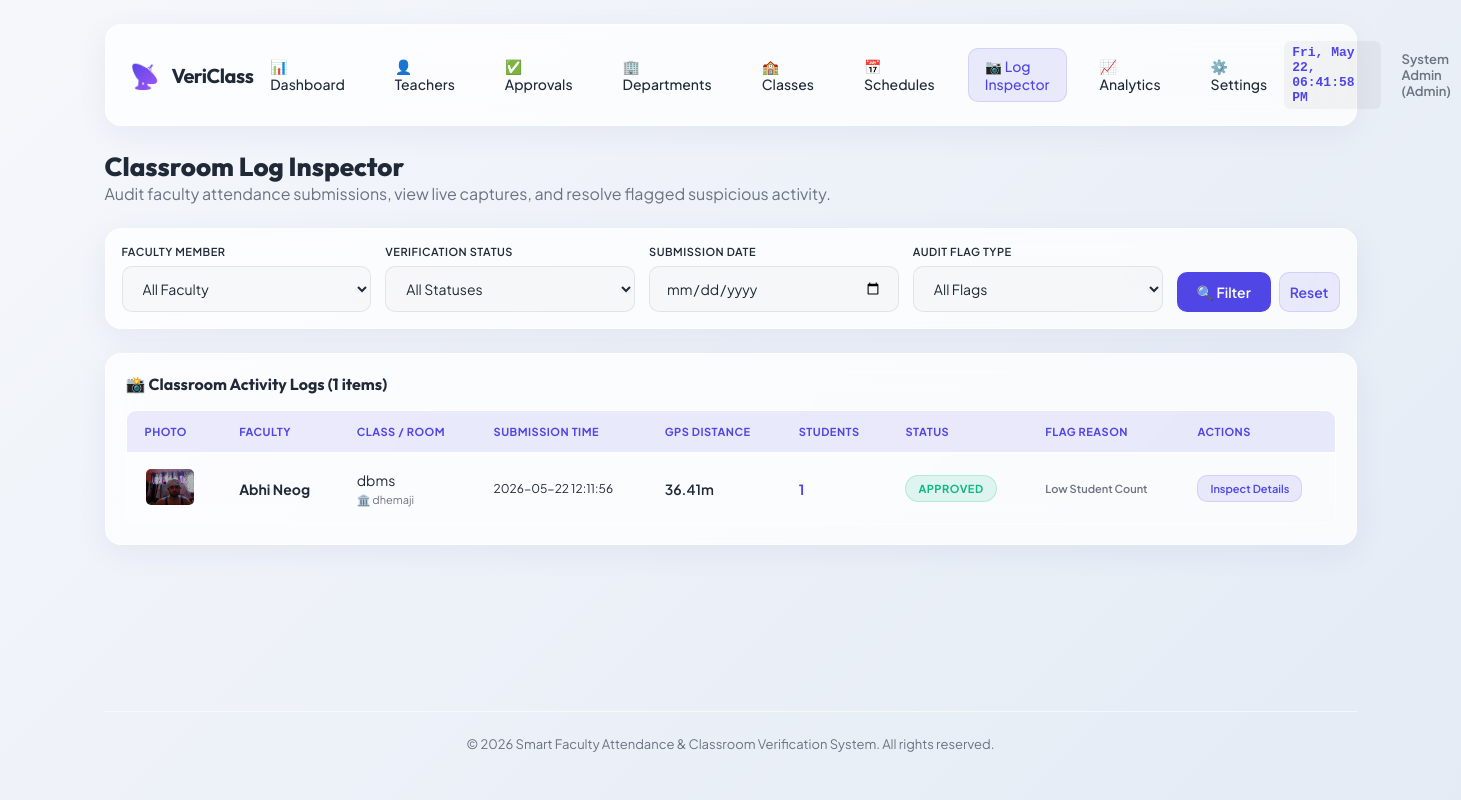
Page /admin/attendance (signed in) on the committed database.
### models.py (models this page shows, shortened)
class ImageRecord(db.Model):
    __tablename__ = 'image_records'
    id = db.Column(db.Integer, primary_key=True)
    image_path = db.Column(db.String(255), nullable=False)
    image_hash = db.Column(db.String(64), nullable=False)
    student_count = db.Column(db.Integer, nullable=False, default=0)

class TeacherProfile(db.Model):
    __tablename__ = 'teacher_profiles'
    id = db.Column(db.Integer, primary_key=True)
    user_id = db.Column(db.Integer, db.ForeignKey('users.id', ondelete='CASCADE'), unique=True, nullable=False)
    employee_id = db.Column(db.String(50), unique=True, nullable=False, index=True)
    name = db.Column(db.String(120), nullable=False)
    phone = db.Column(db.String(20), nullable=True)
    department_id = db.Column(db.Integer, db.ForeignKey('departments.id', ondelete='SET NULL'), nullable=True)
    approval_status = db.Column(db.String(20), default='Pending', nullable=False) # 'Pending', 'Approved', 'Rejected'
    approved_by_id = db.Column(db.Integer, db.ForeignKey('users.id'), nullable=True)
    approved_at = db.Column(db.DateTime, nullable=True)
    user = db.relationship('User', foreign_keys=[user_id], back_populates='profile', lazy=True)
    approver = db.relationship('User', foreign_keys=[approved_by_id], lazy=True)
    timetables = db.relationship('Timetable', backref='teacher_profile', cascade="all, delete-orphan", lazy=True)
    attendance_logs = db.relationship('AttendanceLog', backref='teacher_profile', cascade="all, delete-orphan", lazy=True)

class Timetable(db.Model):
    __tablename__ = 'timetables'
    id = db.Column(db.Integer, primary_key=True)
    teacher_profile_id = db.Column(db.Integer, db.ForeignKey('teacher_profiles.id', ondelete='CASCADE'), nullable=False)
    class_id = db.Column(db.Integer, db.ForeignKey('classes.id', ondelete='CASCADE'), nullable=False)
    subject = db.Column(db.String(100), nullable=False)
    classroom = db.Column(db.String(50), nullable=False)
    day_of_week = db.Column(db.Integer, nullable=False) # 0 = Monday, ..., 6 = Sunday
    period = db.Column(db.String(50), nullable=False, default="Period 1")
    start_time = db.Column(db.Time, nullable=False)
    end_time = db.Column(db.Time, nullable=False)
    attendance_logs = db.relationship('AttendanceLog', backref='timetable', cascade="all, delete-orphan", lazy=True)

class AttendanceLog(db.Model):
    __tablename__ = 'attendance_logs'
    id = db.Column(db.Integer, primary_key=True)
    teacher_profile_id = db.Column(db.Integer, db.ForeignKey('teacher_profiles.id', ondelete='CASCADE'), nullable=False)
    timetable_id = db.Column(db.Integer, db.ForeignKey('timetables.id', ondelete='CASCADE'), nullable=False)
    timestamp = db.Column(db.DateTime, default=datetime.utcnow, nullable=False)
    gps_record_id = db.Column(db.Integer, db.ForeignKey('gps_records.id', ondelete='CASCADE'), unique=True, nullable=False)
    image_record_id = db.Column(db.Integer, db.ForeignKey('image_records.id', ondelete='CASCADE'), unique=True, nullable=False)
    status = db.Column(db.String(20), nullable=False, default='Pending') # 'Approved', 'Suspicious', 'Rejected'
    suspicious_reason = db.Column(db.String(255), nullable=True)
    verification_notes = db.Column(db.Text, nullable=True)
    gps_record = db.relationship('GPSRecord', backref=db.backref('attendance_log', uselist=False), lazy=True)
    image_record = db.relationship('ImageRecord', backref=db.backref('attendance_log', uselist=False), lazy=True)
    def to_dict(self):
        return {
            'id': self.id,
            'teacher_profile_id': self.teacher_profile_id,
            'teacher_name': self.teacher_profile.name if self.teacher_profile else 'Unknown',
            'timetable_id': self.timetable_id,
            'subject': self.timetable.subject if self.timetable else 'Deleted Class',
            'classroom': self.timetable.classroom if self.timetable else 'N/A',
            'class_name': self.timetable.class_section.name if (self.timetable and self.timetable.class_section) else 'N/A',
            'period': self.timetable.period if self.timetable else 'N/A',
            'timestamp': self.timestamp.strftime('%Y-%m-%d %H:%M:%S'),
            'latitude': self.gps_record.latitude if self.gps_record else 0.0,
            'longitude': self.gps_record.longitude if self.gps_record else 0.0,
            'distance_meters': round(self.gps_record.distance_meters, 2) if self.gps_record else 0.0,
            'image_path': self.image_record.image_path if self.image_record else '',
            'image_hash': self.image_record.image_hash if self.image_record else '',
            'student_count': self.image_record.student_count if self.image_record else 0,
            'status': self.status,
            'suspicious_reason': self.suspicious_reason,
            'verification_notes': self.verification_notes
        }

### app.py (the view)
@app.route('/admin/attendance')
def admin_attendance():
    if not is_logged_in() or session.get('role') != 'admin':
        flash("Access Denied.", "danger")
        return redirect(url_for('login'))
    profile_id = request.args.get('profile_id')
    status = request.args.get('status')
    date_str = request.args.get('date')
    reason = request.args.get('reason')
    query = AttendanceLog.query
    if profile_id:
        query = query.filter(AttendanceLog.teacher_profile_id == int(profile_id))
    if status:
        query = query.filter(AttendanceLog.status == status)
    if date_str:
        target_date = datetime.datetime.strptime(date_str, '%Y-%m-%d').date()
        query = query.filter(db.func.date(AttendanceLog.timestamp) == target_date)
    if reason:
        query = query.filter(AttendanceLog.suspicious_reason == reason)
    logs_raw = query.order_by(AttendanceLog.timestamp.desc()).all()
    logs = [log.to_dict() for log in logs_raw]
    teachers = TeacherProfile.query.order_by(TeacherProfile.name).all()
    return render_template('admin_attendance.html',
                           logs=logs,
                           teachers=teachers,
                           selected_profile_id=profile_id,
                           selected_status=status,
                           selected_date=date_str,
                           selected_reason=reason)

### app.py (called while the page is built)
def is_logged_in():
    return 'user_id' in session

### templates/admin_attendance.html (shortened to what this page needs)
{% extends "base.html" %}
{% block content %}
<div style="margin-bottom: 24px;">
    <h2 style="font-family: var(--font-title); font-size: 26px; font-weight: 800;">Classroom Log Inspector</h2>
    <p style="color: var(--color-text-muted);">Audit faculty attendance submissions, view live captures, and resolve flagged suspicious activity.</p>
</div>
<div class="glass-card" style="padding: 16px; margin-bottom: 24px;">
    <form method="GET" action="{{ url_for('admin_attendance') }}" style="display: grid; grid-template-columns: repeat(4, 1fr) auto; gap: 14px; align-items: end;">
        <div class="form-group" style="margin-bottom: 0;">
            <label class="form-label" style="font-size: 11px;">Faculty Member</label>
            <select class="form-control" name="profile_id">
                <option value="">All Faculty</option>
            </select>
        </div>
        <div class="form-group" style="margin-bottom: 0;">
            <label class="form-label" style="font-size: 11px;">Verification Status</label>
            <select class="form-control" name="status">
                <option value="">All Statuses</option>
            </select>
        </div>
        <div class="form-group" style="margin-bottom: 0;">
            <label class="form-label" style="font-size: 11px;">Submission Date</label>
            <input class="form-control" type="date" name="date" value="{{ selected_date or '' }}">
        </div>
        <div class="form-group" style="margin-bottom: 0;">
            <label class="form-label" style="font-size: 11px;">Audit Flag Type</label>
            <select class="form-control" name="reason">
                <option value="">All Flags</option>
            </select>
        </div>
        <div style="display: flex; gap: 8px;">
            <button type="submit" class="btn btn-primary">🔍 Filter</button>
            <a href="{{ url_for('admin_attendance') }}" class="btn btn-secondary" style="padding: 10px;">Reset</a>
        </div>
    </form>
</div>
<div class="glass-card" style="padding: 20px; overflow: hidden; margin-bottom: 0;">
    <div style="display: flex; justify-content: space-between; align-items: center; margin-bottom: 16px;">
        <h3 style="font-family: var(--font-title); font-size: 16px;">📸 Classroom Activity Logs ({{ logs|length }} items)</h3>
    </div>
    <div class="table-responsive">
        <table class="custom-table" id="logsTable">
            <thead>
                <tr>
                    <th>Photo</th>
                    <th>Faculty</th>
                    <th>Class / Room</th>
                    <th>Submission Time</th>
                    <th>GPS Distance</th>
                    <th>Students</th>
                    <th>Status</th>
                    <th>Flag Reason</th>
                    <th>Actions</th>
                </tr>
            </thead>
            <tbody>
                {% if logs %}
                    {% for log in logs %}
                        <tr class="log-row"
                            data-id="{{ log.id }}"
                            data-teacher="{{ log.teacher_name }}"
                            data-subject="{{ log.subject }}"
                            data-classroom="{{ log.classroom }}"
                            data-timestamp="{{ log.timestamp }}"
                            data-lat="{{ log.latitude }}"
                            data-lon="{{ log.longitude }}"
                            data-distance="{{ log.distance_meters }}"
                            data-orig-img="{{ url_for('static', filename=log.image_path.replace('static/', '')) }}"
                            data-detected-img="{{ url_for('static', filename=log.image_path.replace('.jpg', '_detected.jpg').replace('static/', '')) }}"
                            data-student-count="{{ log.student_count }}"
                            data-hash="{{ log.image_hash }}"
                            data-status="{{ log.status }}"
                            data-reason="{{ log.suspicious_reason or 'None' }}"
                            data-notes="{{ log.verification_notes or '' }}">
                            <td>
                                <img src="{{ url_for('static', filename=log.image_path.replace('static/', '')) }}" style="width: 50px; height: 38px; border-radius: var(--border-radius-sm); object-fit: cover; border: 1px solid var(--border-card);" alt="Thumb">
                            </td>
                            <td style="font-weight: 700;">{{ log.teacher_name }}</td>
                            <td>{{ log.subject }}<br><span style="font-size: 11px; color: var(--color-text-muted);">🏛️ {{ log.classroom }}</span></td>
                            <td style="font-size: 12px;">{{ log.timestamp }}</td>
                            <td>
                                <span style="font-weight: 600; {% if log.distance_meters > 100 %}color: var(--color-danger);{% endif %}">
                                    {{ log.distance_meters }}m
                                </span>
                            </td>
                            <td style="font-weight: 700; color: var(--color-primary);">{{ log.student_count }}</td>
                            <td>
                                <span class="badge {% if log.status == 'Approved' %}badge-approved{% elif log.status == 'Suspicious' %}badge-suspicious{% else %}badge-rejected{% endif %}">
                                    {{ log.status }}
                                </span>
                            </td>
                            <td style="font-size: 11px; font-weight: 600; color: {% if log.status == 'Suspicious' %}var(--color-warning){% elif log.status == 'Rejected' %}var(--color-danger){% else %}var(--color-text-muted){% endif %};">
                                {{ log.suspicious_reason or '-' }}
                            </td>
                            <td>
                                <button type="button" class="btn btn-secondary btn-inspect" style="padding: 6px 12px; font-size: 11px;">Inspect Details</button>
                            </td>
                        </tr>
                    {% endfor %}
                {% else %}
                    <tr>
                        <td colspan="9" style="text-align: center; color: var(--color-text-muted); padding: 40px;">No attendance logs found matching filters.</td>
                    </tr>
                {% endif %}
            </tbody>
        </table>
    </div>
</div>
{% endblock %}

### static/css/style.css (style rules this page uses)
:root { --font-primary: 'Plus Jakarta Sans', sans-serif; --font-title: 'Outfit', sans-serif; --bg-app: linear-gradient(135deg, #f5f7fb 0%, #e4ebf5 100%); --bg-card: rgba(255, 255, 255, 0.75); --border-card: rgba(255, 255, 255, 0.6); --shadow-card: 0 8px 32px 0 rgba(31, 38, 135, 0.06); --shadow-card-hover: 0 12px 40px 0 rgba(31, 38, 135, 0.12); --color-primary: #4f46e5; --color-primary-hover: #4338ca; --color-primary-light: rgba(79, 70, 229, 0.1); --color-success: #10b981; --color-success-light: rgba(16, 185, 129, 0.12); --color-warning: #f59e0b; --color-warning-light: rgba(245, 158, 11, 0.12); --color-danger: #ef4444; --color-danger-light: rgba(239, 68, 68, 0.12); --color-text-main: #1f2937; --color-text-muted: #6b7280; --color-text-on-primary: #ffffff; --glass-blur: 16px; --border-radius-lg: 16px; --border-radius-md: 10px; --border-radius-sm: 6px; --transition-speed: 0.3s; --transition-curve: cubic-bezier(0.4, 0, 0.2, 1); }
* { margin: 0; padding: 0; box-sizing: border-box; }
body { font-family: var(--font-primary); background: var(--bg-app); color: var(--color-text-main); min-height: 100vh; display: flex; flex-direction: column; overflow-x: hidden; transition: background var(--transition-speed) var(--transition-curve), color var(--transition-speed) var(--transition-curve); -webkit-font-smoothing: antialiased; }
a { color: var(--color-primary); text-decoration: none; transition: color var(--transition-speed) var(--transition-curve); }
.glass-card { background: var(--bg-card); border: 1px solid var(--border-card); border-radius: var(--border-radius-lg); box-shadow: var(--shadow-card); backdrop-filter: blur(var(--glass-blur)); -webkit-backdrop-filter: blur(var(--glass-blur)); padding: 24px; margin-bottom: 24px; transition: transform var(--transition-speed) var(--transition-curve), box-shadow var(--transition-speed) var(--transition-curve); }
.btn { display: inline-flex; align-items: center; justify-content: center; gap: 8px; padding: 10px 20px; border-radius: var(--border-radius-md); font-family: var(--font-primary); font-weight: 600; font-size: 14px; border: none; cursor: pointer; transition: all var(--transition-speed) var(--transition-curve); }
.btn-primary { background: var(--color-primary); color: var(--color-text-on-primary); }
.btn-secondary { background: var(--color-primary-light); color: var(--color-primary); border: 1px solid rgba(79, 70, 229, 0.15); }
.form-group { margin-bottom: 20px; }
.form-label { display: block; margin-bottom: 8px; font-weight: 600; font-size: 13px; color: var(--color-text-main); text-transform: uppercase; letter-spacing: 0.5px; }
.form-control { width: 100%; padding: 12px 16px; border-radius: var(--border-radius-md); background: rgba(0, 0, 0, 0.02); border: 1px solid rgba(0, 0, 0, 0.08); color: var(--color-text-main); font-family: var(--font-primary); font-size: 14px; outline: none; transition: all var(--transition-speed) var(--transition-curve); }
.table-responsive { overflow-x: auto; border-radius: var(--border-radius-md); border: 1px solid var(--border-card); }
.custom-table { width: 100%; border-collapse: collapse; text-align: left; font-size: 14px; background: rgba(255, 255, 255, 0.02); }
.custom-table th { background: var(--color-primary-light); color: var(--color-primary); font-weight: 700; padding: 14px 18px; border-bottom: 2px solid var(--border-card); text-transform: uppercase; font-size: 11px; letter-spacing: 0.5px; }
.custom-table td { padding: 14px 18px; border-bottom: 1px solid var(--border-card); color: var(--color-text-main); vertical-align: middle; }
.custom-table tr:last-child td { border-bottom: none; }
.badge { display: inline-flex; align-items: center; padding: 6px 12px; border-radius: 50px; font-size: 11px; font-weight: 700; text-transform: uppercase; letter-spacing: 0.5px; }
.badge-approved { background: var(--color-success-light); color: var(--color-success); border: 1px solid rgba(16, 185, 129, 0.2); }

### rows in the picture
ImageRecord: image_path (picture)
TeacherProfile: teacher_name "Abhi Neog"
Timetable: subject "dbms", classroom "dhemaji"
AttendanceLog: status "APPROVED", suspicious_reason "Low Student Count"

### other values in the picture
{{ session.get('name') }} "System Admin"
{{ session.get('role')|capitalize }} "Admin"
{{ logs|length }} "1"
{{ log.timestamp }} "2026-05-22 12:11:56"
{{ log.distance_meters }} "36.41"
{{ log.student_count }} "1"
